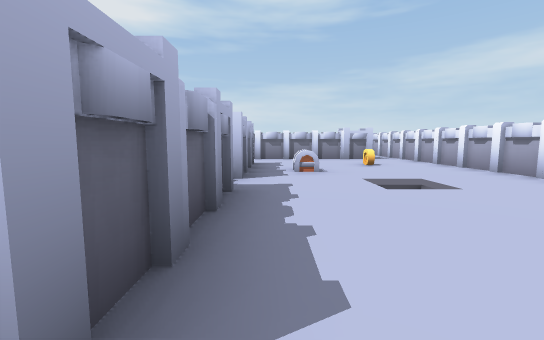
View 1 (above)

12 first-person views from a walk through a scene from a Unity 3-D project. The camera is 0.62 m above the floor, tilts 6° down and sees 90° across. The floor is counted in squares, 1 m on a side. Each view is taken from the middle of a square. On the plan, view 1 faces up. The plan holds only what a view shows up to about 9 squares ahead; the rest is blank. The player is left out.

View 2
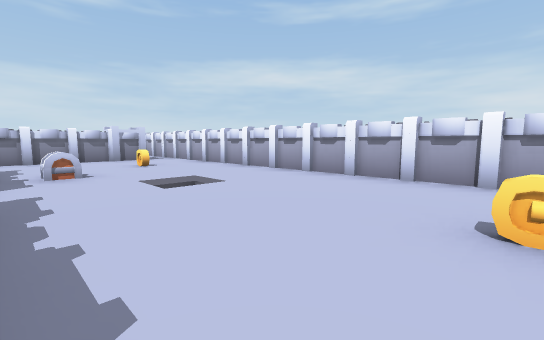

View 3
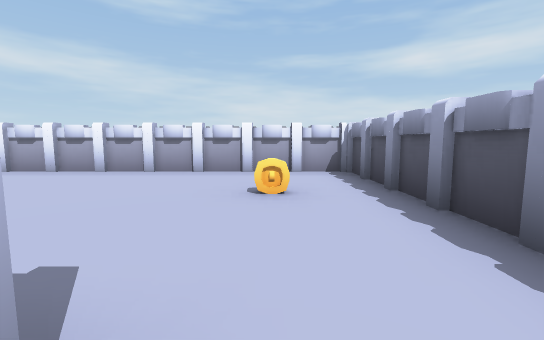

View 4
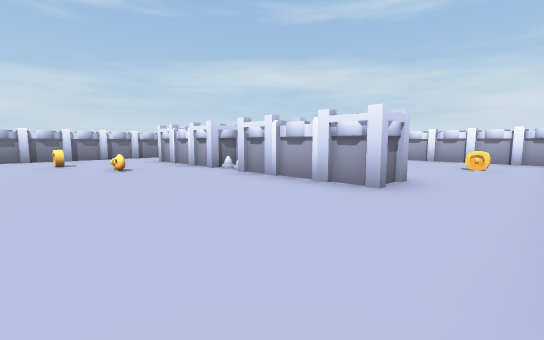

View 5
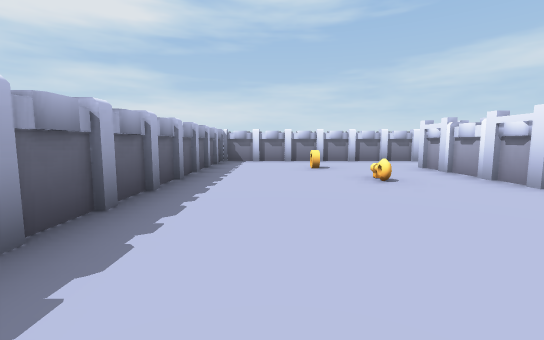

View 6
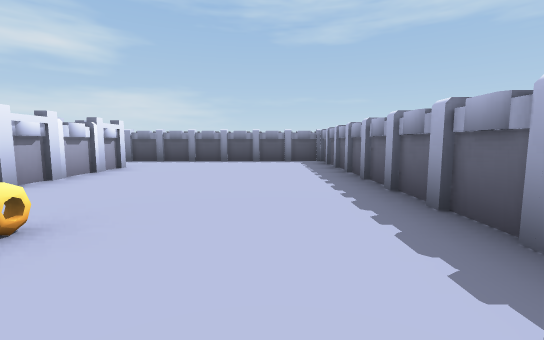

View 7
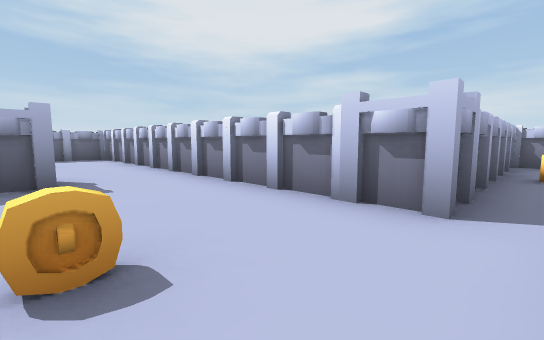

View 8
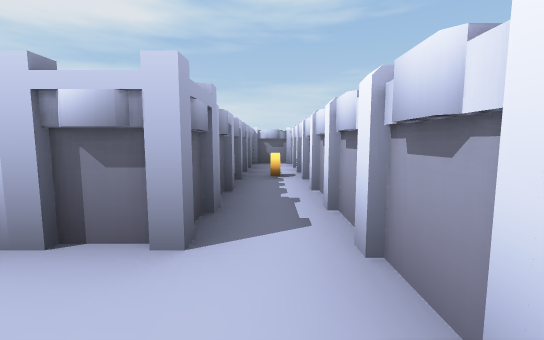

View 9
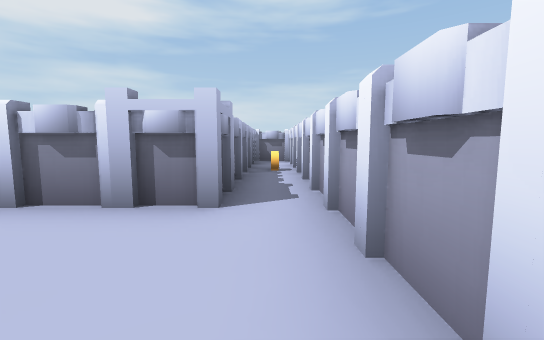

View 10
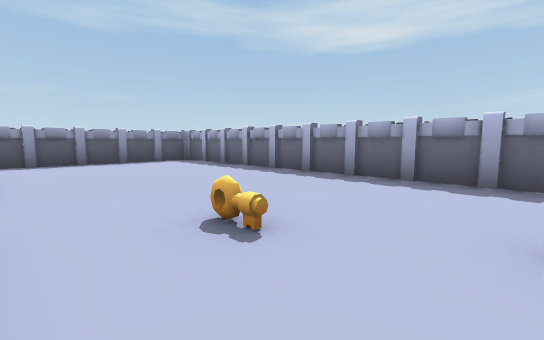

View 11
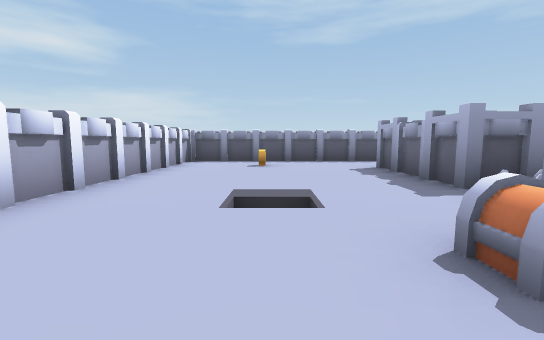

View 12
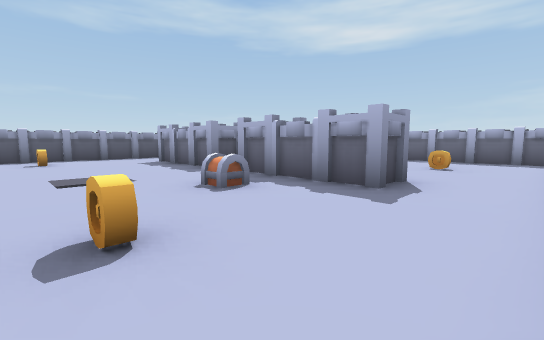

### Floor plan
Points are (right, up) in squares from view 1. A wall is a line through its corners. A room is listed if a view was taken in it or the views show most of it. See-through windows are left out.
Room 1 (views 1, 2, 3, 7, 8, 9, 11, 12)
walls: (-0.5, 4.4) (-1.4, 4.4); (-1.4, 3.5) (-0.5, 3.5) (-0.5, 0.5) (-1.4, 0.5); (-1.4, 7.5) (-0.5, 7.5) (-0.5, 4.6) (-1.4, 4.6); (-1.6, -1.6) (4.6, -1.6) (4.6, 13.5); (4.6, 14.1) (4.6, 15); (4.6, 15.6) (3.5, 15.6) (3.5, 9.6) (-1.4, 9.6)
ways out: opening at (-1, -0.5) to room 2; opening at (-1, 8.5) to room 2
objects: other object (-1, 4); other object (1, 6); other object (2, 0); other object (3, 7); other object (4, 13)
Room 2 (views 4, 5, 6, 10)
walls: (-1.4, 4.6) (-1.4, 7.5); (-1.4, 0.5) (-1.4, 3.5); (-1.4, 9.6) (-6.6, 9.6) (-6.6, -1.6) (-1.6, -1.6)
ways out: opening at (-1, -0.5) to room 1; opening at (-1, 8.5) to room 1
objects: other object (-4, 7); other object (-3, 5)

Positions as (right, up) in squares from view 1, and headings:
1: (0, 0), facing up
2: (0, 0), facing up-right
3: (-1, 0), facing right
4: (-5, -1), facing up-right
5: (-5, 1), facing up
6: (-5, 7), facing down
7: (4, 7), facing up-left
8: (4, 8), facing up
9: (4, 7), facing up
10: (-2, 7), facing down-left
11: (2, 7), facing down
12: (3, 9), facing down-left
